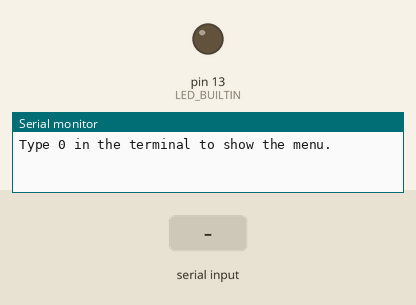
Simulated run of this sketch. Board: Arduino Uno, built with avr-gcc and run on an emulated ATmega328P. On the bench: output pins drawn as LEDs (lit = HIGH), the last lines printed to the serial monitor. Dashed ring = blinking. Inputs (shaded band) come from the test bench.

Above: at 1.2 s.
1.3 s: "1\n" received over Serial
At 7.2 s:
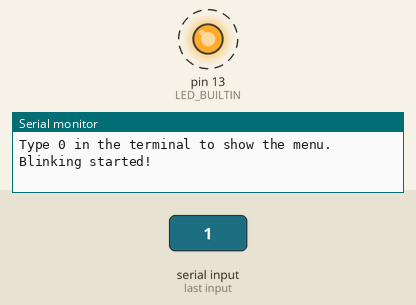
7.3 s: "2\n" received over Serial
At 8.0 s:
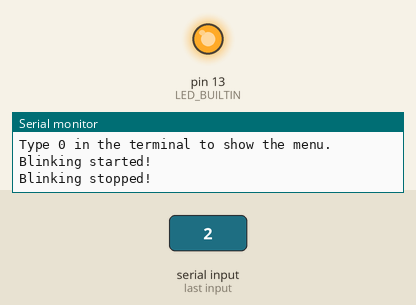
Timing chart, 0 to 10.3 s (numbered marks = the images above; inputs shaded):
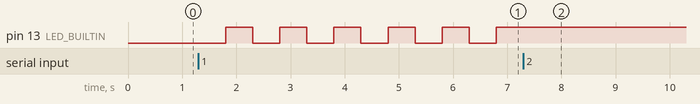

Measured:
- after the input at 1.3 s, pin 13 (LED_BUILTIN): alternates HIGH for 0.50 s and LOW for 0.50 s, starting after 0.50 s
- after the input at 7.3 s, pin 13 (LED_BUILTIN): stops changing and stays HIGH

The sketch:

CommandoTraining.ino
```cpp
bool isBlinking = false;
bool isLedOn = false;

void setup() {
  Serial.begin(115200);
  pinMode(LED_BUILTIN, OUTPUT);
  Serial.println("Type 0 in the terminal to show the menu.");
}

void loop() {
  if (Serial.available() > 0) {
    String cmd = Serial.readStringUntil('\n');  // read until next row
    cmd.trim();   // trim away blanksteg n or all´

    if (cmd == "0") {       // reading the string of 0 not the int o 0
      Serial.println("MENU");
      Serial.println("1. Start blinking");
      Serial.println("2. Stop blinking");
      Serial.println("3. Turn LED ON");
      Serial.println("4. Turn LED OFF");
      Serial.println("5. Show LED status");
    }
    else if (cmd == "1") {
      isBlinking = true;
      Serial.println("Blinking started!");
    }
    else if (cmd == "2") {
      isBlinking = false;
      Serial.println("Blinking stopped!");
    }
    else if (cmd == "3") {
      isLedOn = true;
      digitalWrite(LED_BUILTIN, LOW);
      Serial.println("LED turned ON");
    }
    else if (cmd == "4") {
      isLedOn = false;
      digitalWrite(LED_BUILTIN, HIGH);
      Serial.println("LED turned OFF");
    }
    else if (cmd == "5") {
      if (isBlinking) Serial.println("LED is blinking");
      else if (isLedOn == true) {Serial.println("LED is on");}
      else if (isLedOn == false) {Serial.println("LED is off");}
      else Serial.println("LED is not blinking");
    }
  }

  if (isBlinking) {
    digitalWrite(LED_BUILTIN, LOW);
    delay(500);
    digitalWrite(LED_BUILTIN, HIGH);
    delay(500);
  }
}
```
